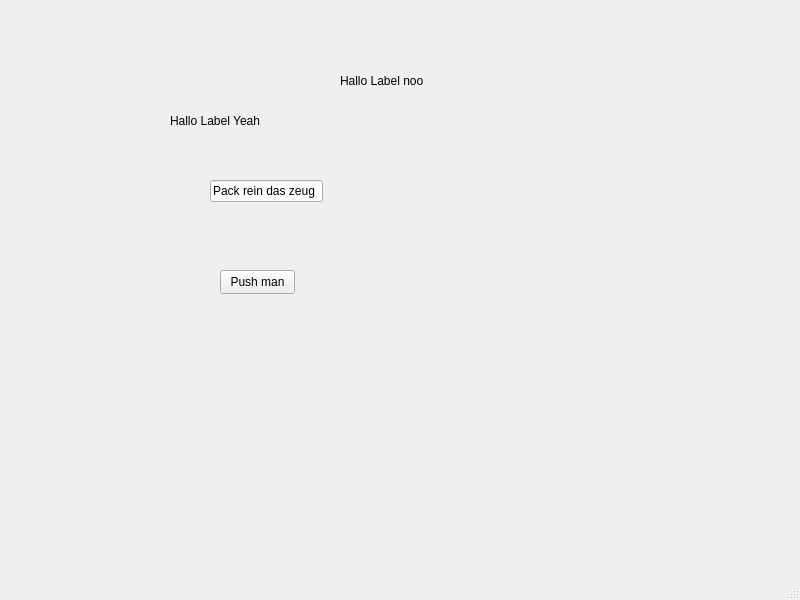
<?xml version="1.0" encoding="UTF-8"?>
<ui version="4.0">
 <class>MainWindow</class>
 <widget class="QMainWindow" name="MainWindow">
  <property name="geometry">
   <rect>
    <x>0</x>
    <y>0</y>
    <width>800</width>
    <height>600</height>
   </rect>
  </property>
  <property name="windowTitle">
   <string>MainWindow</string>
  </property>
  <widget class="QWidget" name="centralwidget">
   <widget class="QLabel" name="celsius_label">
    <property name="geometry">
     <rect>
      <x>170</x>
      <y>110</y>
      <width>91</width>
      <height>21</height>
     </rect>
    </property>
    <property name="text">
     <string>Hallo Label Yeah</string>
    </property>
   </widget>
   <widget class="QLabel" name="result_label">
    <property name="geometry">
     <rect>
      <x>340</x>
      <y>70</y>
      <width>91</width>
      <height>21</height>
     </rect>
    </property>
    <property name="text">
     <string>Hallo Label noo</string>
    </property>
   </widget>
   <widget class="QLineEdit" name="celsius_input">
    <property name="geometry">
     <rect>
      <x>210</x>
      <y>180</y>
      <width>113</width>
      <height>22</height>
     </rect>
    </property>
    <property name="text">
     <string>Pack rein das zeug</string>
    </property>
   </widget>
   <widget class="QPushButton" name="convert_button">
    <property name="geometry">
     <rect>
      <x>220</x>
      <y>270</y>
      <width>75</width>
      <height>24</height>
     </rect>
    </property>
    <property name="text">
     <string>Push man</string>
    </property>
   </widget>
  </widget>
  <widget class="QMenuBar" name="menubar">
   <property name="geometry">
    <rect>
     <x>0</x>
     <y>0</y>
     <width>800</width>
     <height>22</height>
    </rect>
   </property>
  </widget>
  <widget class="QStatusBar" name="statusbar"/>
 </widget>
 <resources/>
 <connections/>
</ui>
